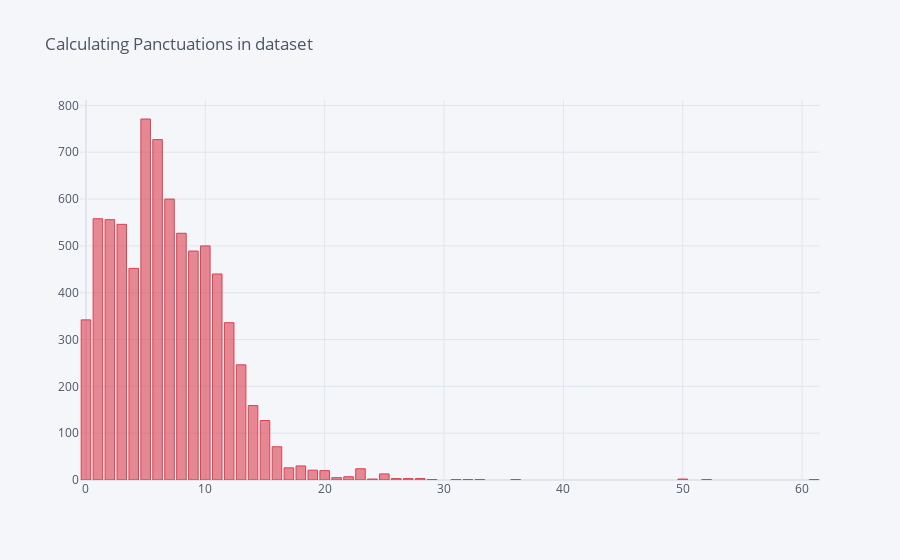

Here is the notebook cell this chart was saved with:
### Markdown cell above
## 1. Removing Panctuations

### Code cell
df_train['punc_count']=df_train['text'].apply(lambda x: len([c for c in str(x) if c in string.punctuation]) )
df_train.punc_count.value_counts().iplot(kind='bar',title='Calculating Panctuations in dataset', color='red')

### Figure 1 — Plotly figure (JSON) as saved in the notebook; plotly's stock layout.template omitted (floating-point values rounded to 4 significant figures)
{"data": [{"marker": {"color": "rgba(219, 64, 82, 0.6)", "line": {"color": "rgba(219, 64, 82, 1.0)", "width": 1}}, "name": "punc_count", "orientation": "v", "text": "", "type": "bar", "x": [5, 6, 7, 1, 2, 3, 8, 10, 9, 4, 11, 0, 12, 13, 14, 15, 16, 18, 17, 23, 19, 20, 25, 22, 21, 28, 27, 26, 24, 50, 29, 61, 33, 52, 36, 32, 31], "y": [771, 727, 600, 558, 556, 546, 527, 500, 489, 452, 440, 342, 336, 246, 159, 127, 71, 30, 26, 24, 21, 20, 13, 7, 5, 3, 3, 3, 2, 2, 1, 1, 1, 1, 1, 1, 1]}], "layout": {"legend": {"bgcolor": "#F5F6F9", "font": {"color": "#4D5663"}}, "paper_bgcolor": "#F5F6F9", "plot_bgcolor": "#F5F6F9", "title": {"font": {"color": "#4D5663"}, "text": "Calculating Panctuations in dataset"}, "xaxis": {"gridcolor": "#E1E5ED", "showgrid": true, "tickfont": {"color": "#4D5663"}, "title": {"font": {"color": "#4D5663"}, "text": ""}, "zerolinecolor": "#E1E5ED"}, "yaxis": {"gridcolor": "#E1E5ED", "showgrid": true, "tickfont": {"color": "#4D5663"}, "title": {"font": {"color": "#4D5663"}, "text": ""}, "zerolinecolor": "#E1E5ED"}}}
